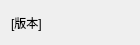
<?xml version="1.0" encoding="UTF-8"?>
<ui version="4.0">
 <class>versionListWidget</class>
 <widget class="CardWidget" name="versionListWidget">
  <property name="geometry">
   <rect>
    <x>0</x>
    <y>0</y>
    <width>140</width>
    <height>45</height>
   </rect>
  </property>
  <property name="sizePolicy">
   <sizepolicy hsizetype="Fixed" vsizetype="Fixed">
    <horstretch>0</horstretch>
    <verstretch>0</verstretch>
   </sizepolicy>
  </property>
  <property name="minimumSize">
   <size>
    <width>140</width>
    <height>45</height>
   </size>
  </property>
  <property name="maximumSize">
   <size>
    <width>140</width>
    <height>45</height>
   </size>
  </property>
  <property name="windowTitle">
   <string/>
  </property>
  <layout class="QHBoxLayout" name="horizontalLayout">
   <item>
    <widget class="StrongBodyLabel" name="versionLabel">
     <property name="text">
      <string>[版本]</string>
     </property>
    </widget>
   </item>
  </layout>
 </widget>
 <customwidgets>
  <customwidget>
   <class>CardWidget</class>
   <extends>QFrame</extends>
   <header>qfluentwidgets</header>
   <container>1</container>
  </customwidget>
  <customwidget>
   <class>StrongBodyLabel</class>
   <extends>QLabel</extends>
   <header>qfluentwidgets</header>
  </customwidget>
 </customwidgets>
 <resources/>
 <connections/>
</ui>
